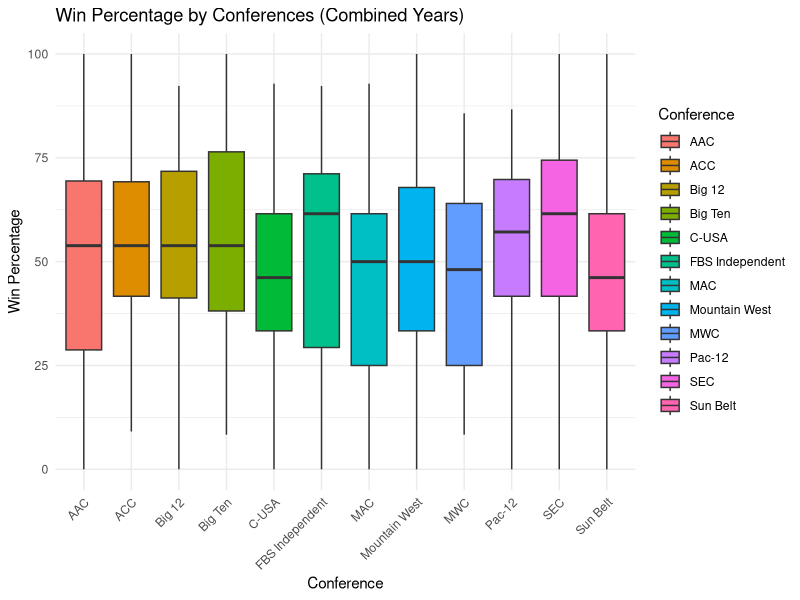
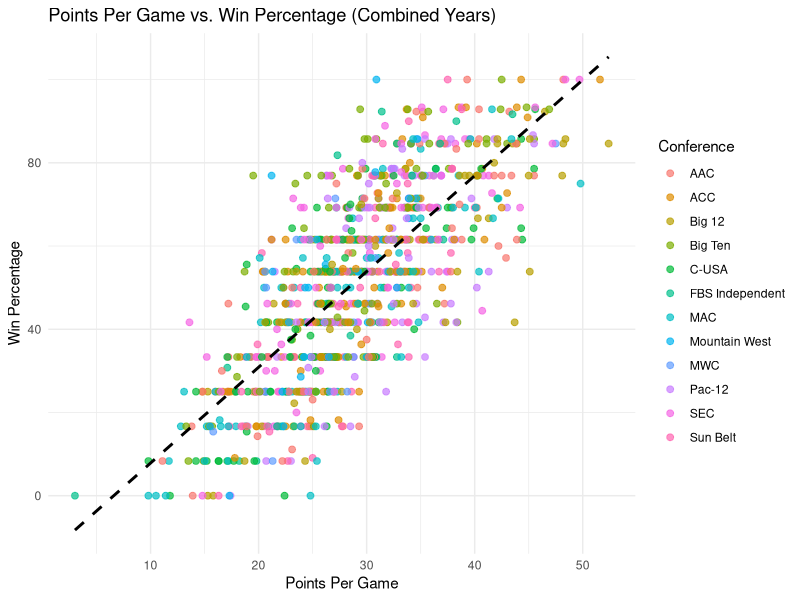
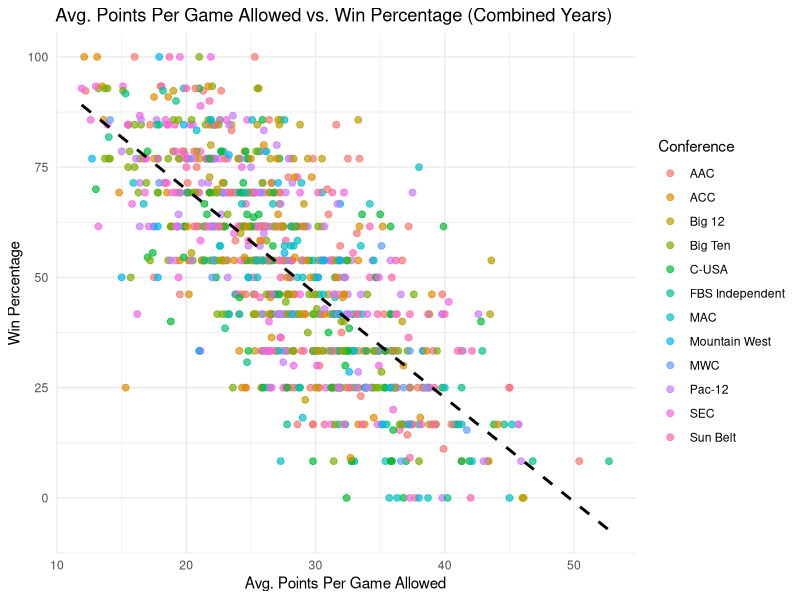
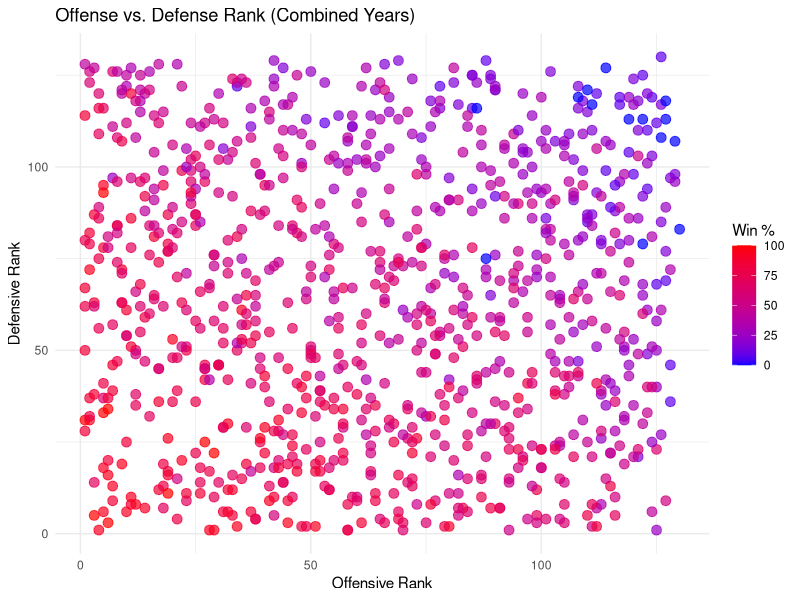
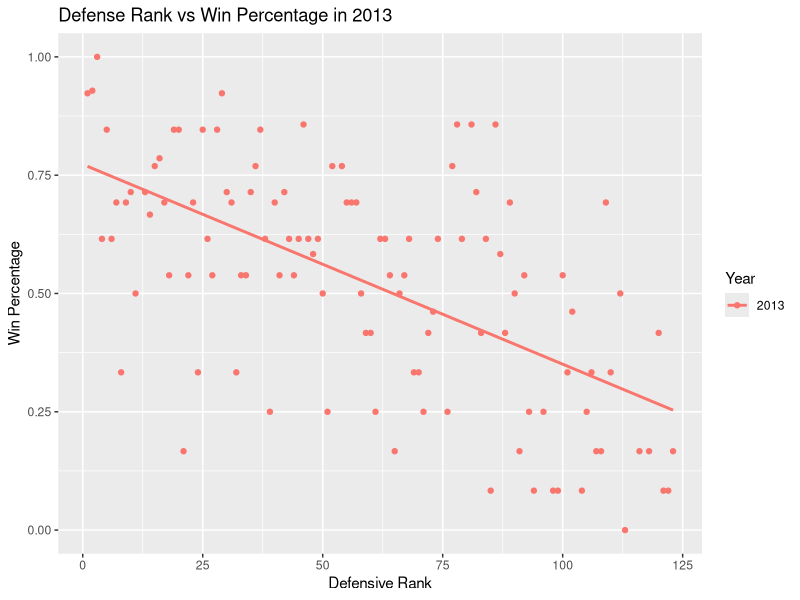
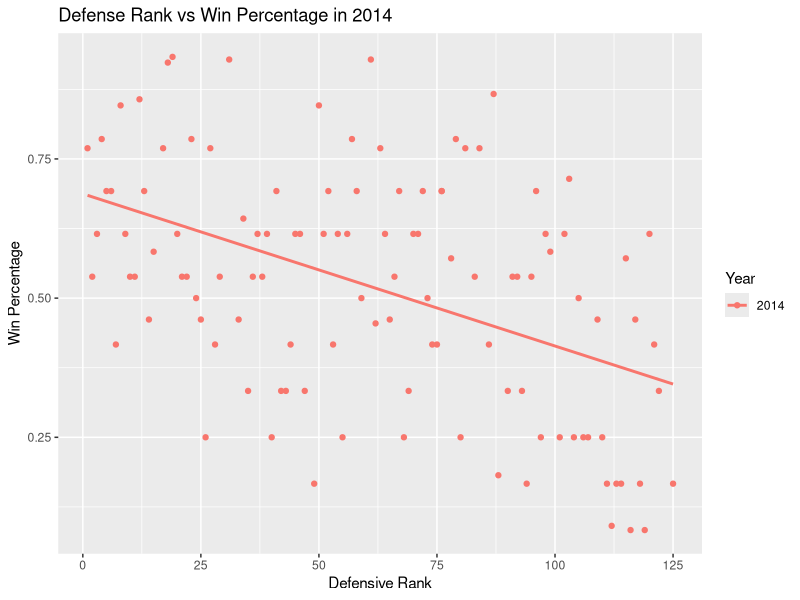
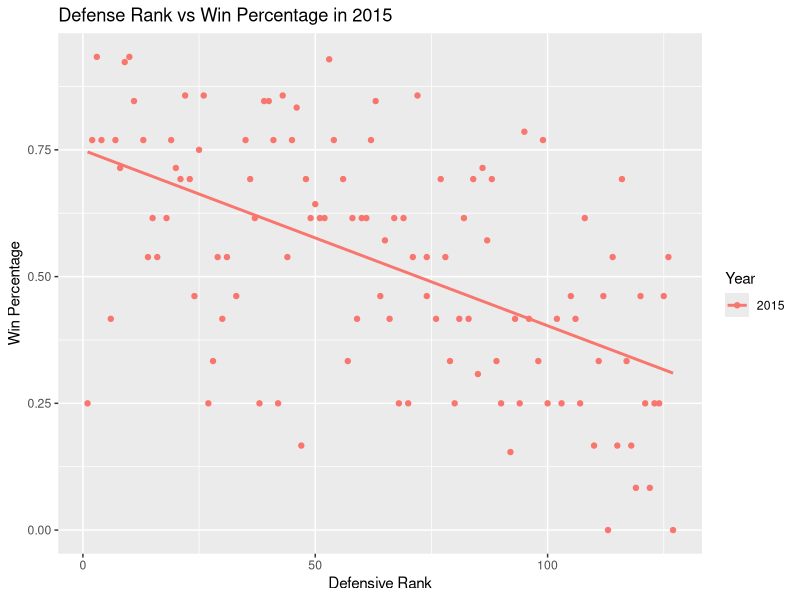
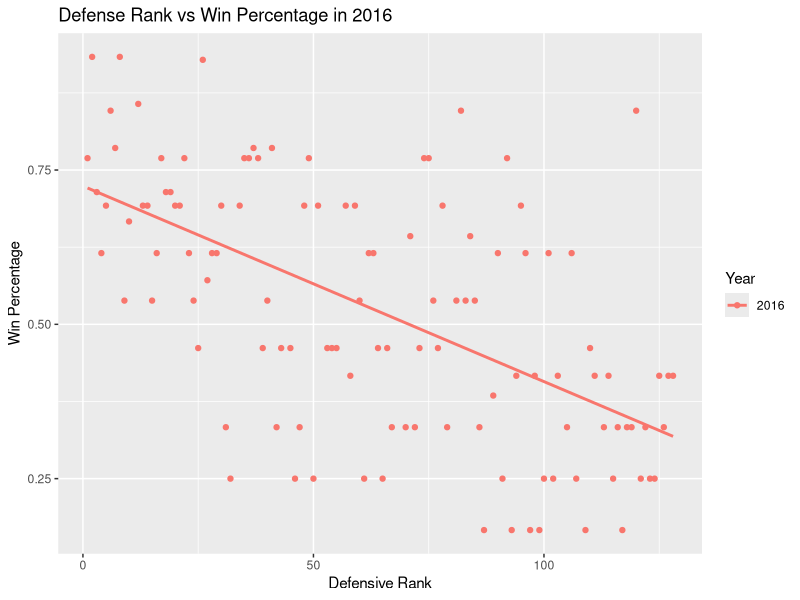

R code for these plots, in order:
## ---- chunk 1

knitr::opts_chunk$set(echo = TRUE)

library(tidyverse)
library(caret)

## ---- chunk 2

# Step 1: Read in the data
fb_data <- read.csv("cfb13.csv", header = TRUE)

# Step 2: Select only numeric variables
fb_data13 <- fb_data %>% select_if(is.numeric)

# Step 3: Remove highly correlated variables
# Calculate correlation matrix
cor_matrix <- cor(fb_data13)

# Set a threshold for high correlation (e.g., 0.8)
cor_threshold <- 0.8

# Find highly correlated pairs
high_corr_pairs <- findCorrelation(cor_matrix, cutoff = cor_threshold)

# Remove highly correlated variables
fb_data13 <- fb_data13[, -high_corr_pairs]

# Add the target variable 'Wins' to the dataset
fb_data13$Wins <- fb_data$Win

# Step 4: Remove variables with zero variance
fb_data13 <- fb_data13[, sapply(fb_data13, function(x) var(x) != 0)]

# Step 5: Remove rows with missing values
fb_data13 <- na.omit(fb_data13)

# Step 6: Fit the initial linear model with all variables
initial_model <- lm(Wins ~ ., data = fb_data13)

# Step 7: Perform backward elimination
final_model <- step(initial_model, direction = "backward", trace = 0)

summary(final_model)

## ---- chunk 3

# USED GPT TO MANUALLY SELECT VARIABLES WHOSE P-VALUE IS GREATER THAN .05.

# Fit the reduced model by removing variables with p-value > 0.05
reduced_model <- lm(Wins ~ Games + Opp.First.Down.Runs + X4th.Percent + X4rd.Down.Def.Rank +
                    Pass.Attempts + Pass.Yards.Attempt + Yards.Completion + 
                    Penalty.Rank + Punt.Return.Def.Rank + Opp.Punt.Return.Touchdowns.Allowed + 
                    Redzone.Off.Rank + Redzone.Rush.TD + Redzone.Pass.TD + Redzone.Field.Goals.Made + 
                    Redzone.Def.Rank + Sacks + Opp.Deflected.Extra.Points + 
                    Turnovers.Gain + Interceptions.Thrown.y, data = fb_data13)

# View summary of the reduced model
summary(reduced_model)

# AGAIN

# Fit the reduced model by removing variables with p-value > 0.05
reduced_model13 <- lm(Wins ~ Games + Opp.First.Down.Runs + X4rd.Down.Def.Rank + 
                    Pass.Attempts + Pass.Yards.Attempt + Yards.Completion + 
                    Punt.Return.Def.Rank + Redzone.Rush.TD + Redzone.Pass.TD + 
                    Redzone.Field.Goals.Made + Sacks + Turnovers.Gain + 
                    Interceptions.Thrown.y, data = fb_data13)

# View summary of the reduced model
summary(reduced_model13)

## ---- chunk 4

# Step 1: Read in the data
fb_data <- read.csv("cfb23.csv", header = TRUE)

# Step 2: Convert all compatible columns to numeric type and include relavent variables

fb_data <- fb_data %>%
  separate(Win.Loss, into = c("Wins", "Losses"), sep = "-") %>%
  mutate(Wins = as.numeric(Wins)) # Extracting Wins

Wins <- fb_data$Wins

fb_data23 <- fb_data %>%
  mutate_all(~ as.numeric(as.character(.)))

fb_data23 <- fb_data23 %>% 
  select(-c(Team, Time.of.Possession, Average.Time.of.Possession.per.Game))

# Step 3: Remove rows with missing values
fb_data23 <- na.omit(fb_data23)

# Step 4: Remove highly correlated variables
# Calculate correlation matrix
cor_matrix <- cor(fb_data23)

# Set a threshold for high correlation (e.g., 0.8)
cor_threshold <- 0.8

# Find highly correlated pairs
high_corr_pairs <- findCorrelation(cor_matrix, cutoff = cor_threshold)

# Remove highly correlated variables
fb_data23 <- fb_data23[, -high_corr_pairs]

# Step 5: Remove variables with zero variance
fb_data23 <- fb_data23[, sapply(fb_data23, function(x) var(x) != 0)]

# Step 6: Reinsert Wins
fb_data23$Wins <- Wins[1:130]
fb_data23 <- na.omit(fb_data23)

# Step 7: Fit the initial linear model with all variables
initial_model <- lm(Wins ~ ., data = fb_data23)

# Step 8: Perform backward elimination
final_model <- step(initial_model, direction = "backward", trace = 0)

summary(final_model)

## ---- chunk 5

# AGAIN, MANUALLY DONE WITH CHAT GPT.

# Updated linear model excluding variables with high p-values
model_updated <- lm(formula = Wins ~ Games + X3rd.Attempts + X3rd.Conversions + 
                            X3rd.Down.Def.Rank + Opp.3rd.Conversion + Opp.3rd.Attempt + 
                            X4th.Attempts + X4th.Conversions + Opp.4th.Conversion + Opp.4th.Attempt + 
                            First.Down.Rank + First.Down.Passes + 
                            Yards.Completion + Punt.Returns + Opp.Rush.Attempts + 
                            Turnovers.Gain + Fumbles.Lost + Interceptions.Thrown_y, 
                    data = fb_data23)

# View summary of the updated model
summary(model_updated)


## ---- chunk 6

# Step 1: Read in the data
fb_data <- read.csv("cfb18.csv", header = TRUE)

# Step 2: Select only numeric variables
fb_data18 <- fb_data %>% select_if(is.numeric)

# Step 3: Remove highly correlated variables
# Calculate correlation matrix
cor_matrix <- cor(fb_data18)

# Set a threshold for high correlation (e.g., 0.8)
cor_threshold <- 0.8

# Find highly correlated pairs
high_corr_pairs <- findCorrelation(cor_matrix, cutoff = cor_threshold)

# Remove highly correlated variables
fb_data18 <- fb_data18[, -high_corr_pairs]

# Add the target variable 'Wins' to the dataset
fb_data18$Wins <- fb_data$Win

# Step 4: Remove variables with zero variance
fb_data18 <- fb_data18[, sapply(fb_data18, function(x) var(x) != 0)]

# Step 5: Remove rows with missing values
fb_data18 <- na.omit(fb_data18)

# Step 6: Fit the initial linear model with all variables
initial_model <- lm(Wins ~ ., data = fb_data18)

# Step 7: Perform backward elimination
final_model <- step(initial_model, direction = "backward", trace = 0)

summary(final_model)

## ---- chunk 7

# Linear model with only significant predictors
model <- lm(Wins ~ Games + Loss + Opp.Punt.Returns + 
            Opp.Net.Punt.Return.Yards + Avg.Yards.Allowed.per.Punt.Return + 
            Sack.Yards + Opp.Redzone.Pass.Touchdowns.Allowed + 
            Opp.Deflected.Extra.Points, data = fb_data18)

# View the model summary
summary(model)

## ---- chunk 8
# Reading in our Data
cfb13 = read.csv("cfb13.csv", header = TRUE, sep = ",")
cfb14 = read.csv("cfb14.csv", header = TRUE, sep = ",")
cfb15 = read.csv("cfb15.csv", header = TRUE, sep = ",")
cfb16 = read.csv("cfb16.csv", header = TRUE, sep = ",")
cfb17 = read.csv("cfb17.csv", header = TRUE, sep = ",")
cfb18 = read.csv("cfb18.csv", header = TRUE, sep = ",")
cfb19 = read.csv("cfb19.csv", header = TRUE, sep = ",")
cfb20 = read.csv("cfb20.csv", header = TRUE, sep = ",")
## ---- chunk 9
# Loading in Libraries
library(tidyverse)
library(broom)
library(dplyr)
library(ggplot2)
## ---- chunk 10
# Calculating Win Percentage
cfb13$Win_Percentage = (cfb13$Win / cfb13$Games) * 100
cfb14$Win_Percentage = (cfb14$Win / cfb14$Games) * 100
cfb15$Win_Percentage = (cfb15$Win / cfb15$Games) * 100
cfb16$Win_Percentage = (cfb16$Win / cfb16$Games) * 100
cfb17$Win_Percentage = (cfb17$Win / cfb17$Games) * 100
cfb18$Win_Percentage = (cfb18$Win / cfb18$Games) * 100
cfb19$Win_Percentage = (cfb19$Win / cfb19$Games) * 100
cfb20$Win_Percentage = (cfb20$Win / cfb20$Games) * 100
## ---- chunk 11
# Separates Conference into new column
cfb13$Conference <- gsub(".*\\(([^)]+)\\)", "\\1", cfb13$Team)
cfb13$Team <- gsub(" \\([^)]*\\)", "", cfb13$Team)

cfb14$Conference <- gsub(".*\\(([^)]+)\\)", "\\1", cfb14$Team)
cfb14$Team <- gsub(" \\([^)]*\\)", "", cfb14$Team)

cfb15$Conference <- gsub(".*\\(([^)]+)\\)", "\\1", cfb15$Team)
cfb15$Team <- gsub(" \\([^)]*\\)", "", cfb15$Team)

cfb16$Conference <- gsub(".*\\(([^)]+)\\)", "\\1", cfb16$Team)
cfb16$Team <- gsub(" \\([^)]*\\)", "", cfb16$Team)

cfb17$Conference <- gsub(".*\\(([^)]+)\\)", "\\1", cfb17$Team)
cfb17$Team <- gsub(" \\([^)]*\\)", "", cfb17$Team)

cfb18$Conference <- gsub(".*\\(([^)]+)\\)", "\\1", cfb18$Team)
cfb18$Team <- gsub(" \\([^)]*\\)", "", cfb18$Team)

cfb19$Conference <- gsub(".*\\(([^)]+)\\)", "\\1", cfb19$Team)
cfb19$Team <- gsub(" \\([^)]*\\)", "", cfb19$Team)

cfb20$Conference <- gsub(".*\\(([^)]+)\\)", "\\1", cfb20$Team)
cfb20$Team <- gsub(" \\([^)]*\\)", "", cfb20$Team)
## ---- chunk 12
# Adding all datasets to a list that can then be looped through
cfb_list = list(cfb13, cfb14, cfb15, cfb16, cfb17, cfb18, cfb19, cfb20)

# Creates model for each year of data
analyze_conference = function(data) {
  model = lm(Win_Percentage ~ Conference + Off.Rank + Def.Rank + Points.Per.Game + Avg.Points.per.Game.Allowed, data = data)
  summary(model)
}

results = lapply(cfb_list, analyze_conference)

names(results) <- paste0("cfb", 13:20)
results
## ---- chunk 13
# Cleaning the data to ensure all datasets have the same column names and order
standardize_columns = function(data) {
  # Define the required column names
  required_cols = c("Conference", "Win_Percentage", "Off.Rank", 
                     "Def.Rank", "Points.Per.Game", "Avg.Points.per.Game.Allowed")
  # Add missing columns with NA values
  missing_cols = setdiff(required_cols, colnames(data))
  for (col in missing_cols) {
    data[[col]] = NA}
  # Reorder columns
  data = data[, required_cols, drop = FALSE]
  return(data)}

# Apply the function to all cfb datasets
cfb_list_standardized = lapply(cfb_list, standardize_columns)

# Combine cleaned datasets
cfb_combined = do.call(rbind, cfb_list_standardized)

# Analyze each year using the function
analyze_conference = function(data) {
  model = lm(Win_Percentage ~ Conference + Off.Rank + Def.Rank + 
                Points.Per.Game + Avg.Points.per.Game.Allowed, data = data)
  summary(model)
}

# Apply the function to each year's data
results = lapply(cfb_list, analyze_conference)

# Combine results into one summary for analyzing
combined_summary = lapply(results, function(res) {
  data.frame(Coefficient = rownames(res$coefficients), 
             Estimate = res$coefficients[, "Estimate"], 
             P_Value = res$coefficients[, "Pr(>|t|)"])
})
## ---- chunk 14
# Calculate IQR for each conference
conference_iqr = cfb_combined %>%
  group_by(Conference) %>%
  summarize(IQR = IQR(Win_Percentage, na.rm = TRUE)) %>%
  arrange(desc(IQR))

# Select conferences with the highest IQR
top_iqr_conferences = conference_iqr %>%
  slice_head(n = 12) %>%
  pull(Conference)

cfb_filtered = cfb_combined %>%
  filter(Conference %in% top_iqr_conferences)

# ^ This part of the code eliminates an error within the datasets, some schools were not filed into the data correctly


# 1. Win Percentage by Conference (combined years)
ggplot(cfb_filtered, aes(x = Conference, y = Win_Percentage, fill = Conference)) +
  geom_boxplot() +
  theme_minimal() +
  labs(title = "Win Percentage by Conferences (Combined Years)", 
       y = "Win Percentage", x = "Conference") +
  theme(axis.text.x = element_text(angle = 45, hjust = 1))


# 2. Points Per Game vs. Win Percentage (combined years)
ggplot(cfb_filtered, aes(x = Points.Per.Game, y = Win_Percentage)) +
  geom_point(aes(color = Conference), size = 2, alpha = 0.7) +
  geom_smooth(method = "lm", se = FALSE, color = "black", linetype = "dashed") +
  theme_minimal() +
  labs(title = "Points Per Game vs. Win Percentage (Combined Years)", 
       x = "Points Per Game", y = "Win Percentage")

# 3. Average Points Per Game Allowed vs. Win Percentage (combined years)
ggplot(cfb_filtered, aes(x = Avg.Points.per.Game.Allowed, y = Win_Percentage)) +
  geom_point(aes(color = Conference), size = 2, alpha = 0.7) +
  geom_smooth(method = "lm", se = FALSE, color = "black", linetype = "dashed") +
  theme_minimal() +
  labs(title = "Avg. Points Per Game Allowed vs. Win Percentage (Combined Years)", 
       x = "Avg. Points Per Game Allowed", y = "Win Percentage")

# 4. Offense vs. Defense Rank (combined years)
ggplot(cfb_filtered, aes(x = Off.Rank, y = Def.Rank, color = Win_Percentage)) +
  geom_point(size = 3, alpha = 0.7) +
  scale_color_gradient(low = "blue", high = "red") +
  theme_minimal() +
  labs(title = "Offense vs. Defense Rank (Combined Years)", 
       x = "Offensive Rank", y = "Defensive Rank", color = "Win %")

# 5. Summary statistics by Conference (combined years)
conference_summary_combined = cfb_filtered %>%
  group_by(Conference) %>%
  summarise(Avg_Win_Percentage = mean(Win_Percentage, na.rm = TRUE),
            Avg_Off_Rank = mean(Off.Rank, na.rm = TRUE),
            Avg_Def_Rank = mean(Def.Rank, na.rm = TRUE),
            Avg_Points_Per_Game = mean(Points.Per.Game, na.rm = TRUE),
            Avg_Allowed = mean(Avg.Points.per.Game.Allowed, na.rm = TRUE))

print(conference_summary_combined)
## ---- chunk 15
library(tidyverse)
library(ggplot2)
library(broom)

cfb13 <- read.csv("cfb13.csv")
cfb14 <- read.csv("cfb14.csv")
cfb15 <- read.csv("cfb15.csv")
cfb16 <- read.csv("cfb16.csv")
cfb17 <- read.csv("cfb17.csv")
cfb18 <- read.csv("cfb18.csv")
cfb19 <- read.csv("cfb19.csv")
cfb20 <- read.csv("cfb20.csv")
## ---- chunk 16
cfb13$win_pct <- cfb13$Win/cfb13$Games
cfb14$win_pct <- cfb14$Win/cfb14$Games
cfb15$win_pct <- cfb15$Win/cfb15$Games
cfb16$win_pct <- cfb16$Win/cfb16$Games
cfb17$win_pct <- cfb17$Win/cfb17$Games
cfb18$win_pct <- cfb18$Win/cfb18$Games
cfb19$win_pct <- cfb19$Win/cfb19$Games
cfb20$win_pct <- cfb20$Win/cfb20$Games


ggplot() +
  geom_point(data = cfb13, aes(x = Def.Rank, y = win_pct, color = "2013")) +
  geom_smooth(data = cfb13, aes(x = Def.Rank, y = win_pct, color = "2013"), method = "lm", se = FALSE) +
  labs(x = "Defensive Rank",
       y = "Win Percentage",
       title = "Defense Rank vs Win Percentage in 2013",
       color = "Year")


ggplot() + 
  geom_point(data = cfb14, aes(x = Def.Rank, y = win_pct, color = "2014")) +
  geom_smooth(data = cfb14, aes(x = Def.Rank, y = win_pct, color = "2014"), method = "lm", se = FALSE) +
  labs(x = "Defensive Rank",
       y = "Win Percentage",
       title = "Defense Rank vs Win Percentage in 2014",
       color = "Year")


ggplot() +
  geom_point(data = cfb15, aes(x = Def.Rank, y = win_pct, color = "2015")) +
  geom_smooth(data = cfb15, aes(x = Def.Rank, y = win_pct, color = "2015"), method = "lm", se = FALSE) +
  labs(x = "Defensive Rank",
       y = "Win Percentage",
       title = "Defense Rank vs Win Percentage in 2015",
       color = "Year")


ggplot() +
  geom_point(data = cfb16, aes(x = Def.Rank, y = win_pct, color = "2016")) +
  geom_smooth(data = cfb16, aes(x = Def.Rank, y = win_pct, color = "2016"), method = "lm", se = FALSE) + 
  labs(x = "Defensive Rank",
       y = "Win Percentage",
       title = "Defense Rank vs Win Percentage in 2016",
       color = "Year")


ggplot() +
  geom_point(data = cfb17, aes(x = Def.Rank, y = win_pct, color = "2017")) +
  geom_smooth(data = cfb17, aes(x = Def.Rank, y = win_pct, color = "2017"), method = "lm", se = FALSE) + 
  labs(x = "Defensive Rank",
       y = "Win Percentage",
       title = "Defense Rank vs Win Percentage in 2017",
       color = "Year")


ggplot() +
  geom_point(data = cfb18, aes(x = Def.Rank, y = win_pct, color = "2018")) +
  geom_smooth(data = cfb18, aes(x = Def.Rank, y = win_pct, color = "2018"), method = "lm", se = FALSE) + 
  labs(x = "Defensive Rank",
       y = "Win Percentage",
       title = "Defense Rank vs Win Percentage in 2018",
       color = "Year")


ggplot() +
  geom_point(data = cfb19, aes(x = Def.Rank, y = win_pct, color = "2019")) +
  geom_smooth(data = cfb19, aes(x = Def.Rank, y = win_pct, color = "2019"), method = "lm", se = FALSE) + 
  labs(x = "Defensive Rank",
       y = "Win Percentage",
       title = "Defense Rank vs Win Percentage in 2019",
       color = "Year")



ggplot() +
  geom_point(data = cfb20, aes(x = Def.Rank, y = win_pct, color = "2020")) +
  geom_smooth(data = cfb20, aes(x = Def.Rank, y = win_pct, color = "2020"), method = "lm", se = FALSE) + 
  labs(x = "Defensive Rank",
       y = "Win Percentage",
       title = "Defense Rank vs Win Percentage in 2020",
       color = "Year")
## ---- chunk 17
regression13 <- lm(win_pct ~ Def.Rank, data = cfb13)
regression14 <- lm(win_pct ~ Def.Rank, data = cfb14)
regression15 <- lm(win_pct ~ Def.Rank, data = cfb15)
regression16 <- lm(win_pct ~ Def.Rank, data = cfb16)
regression17 <- lm(win_pct ~ Def.Rank, data = cfb17)
regression18 <- lm(win_pct ~ Def.Rank, data = cfb18)
regression19 <- lm(win_pct ~ Def.Rank, data = cfb19)
regression20 <- lm(win_pct ~ Def.Rank, data = cfb20)


tidy(regression13)
tidy(regression14)
tidy(regression15)
tidy(regression16)
tidy(regression17)
tidy(regression18)
tidy(regression19)
tidy(regression20)
## ---- chunk 18
def13 <- lm(win_pct ~ Def.Rank, data = cfb13)
off13 <- lm(win_pct ~ Off.Rank, data = cfb13)
r2_2013 <- data.frame(
  year = 2013,
  defense_r2 = summary(def13)$r.squared,
  offense_r2 = summary(off13)$r.squared
)


def14 <- lm(win_pct ~ Def.Rank, data = cfb14)
off14 <- lm(win_pct ~ Off.Rank, data = cfb14)
r2_2014 <- data.frame(
  year = 2014,
  defense_r2 = summary(def14)$r.squared,
  offense_r2 = summary(off14)$r.squared
)


def15 <- lm(win_pct ~ Def.Rank, data = cfb15)
off15 <- lm(win_pct ~ Off.Rank, data = cfb15)
r2_2015 <- data.frame(
  year = 2015,
  defense_r2 = summary(def15)$r.squared,
  offense_r2 = summary(off15)$r.squared
)


def16 <- lm(win_pct ~ Def.Rank, data = cfb16)
off16 <- lm(win_pct ~ Off.Rank, data = cfb16)
r2_2016 <- data.frame(
  year = 2016,
  defense_r2 = summary(def16)$r.squared,
  offense_r2 = summary(off16)$r.squared
)


def17 <- lm(win_pct ~ Def.Rank, data = cfb17)
off17 <- lm(win_pct ~ Off.Rank, data = cfb17)
r2_2017 <- data.frame(
  year = 2017,
  defense_r2 = summary(def17)$r.squared,
  offense_r2 = summary(off17)$r.squared
)


def18 <- lm(win_pct ~ Def.Rank, data = cfb18)
off18 <- lm(win_pct ~ Off.Rank, data = cfb18)
r2_2018 <- data.frame(
  year = 2018,
  defense_r2 = summary(def18)$r.squared,
  offense_r2 = summary(off18)$r.squared
)


def19 <- lm(win_pct ~ Def.Rank, data = cfb19)
off19 <- lm(win_pct ~ Off.Rank, data = cfb19)
r2_2019 <- data.frame(
  year = 2019,
  defense_r2 = summary(def19)$r.squared,
  offense_r2 = summary(off19)$r.squared
)


def20 <- lm(win_pct ~ Def.Rank, data = cfb20)
off20 <- lm(win_pct ~ Off.Rank, data = cfb20)
r2_2020 <- data.frame(
  year = 2020,
  defense_r2 = summary(def20)$r.squared,
  offense_r2 = summary(off20)$r.squared
)

# Combine results
all_comparisons <- rbind(r2_2013, r2_2014, r2_2015, r2_2016, r2_2017, r2_2018, r2_2019, r2_2020)
print(all_comparisons)
